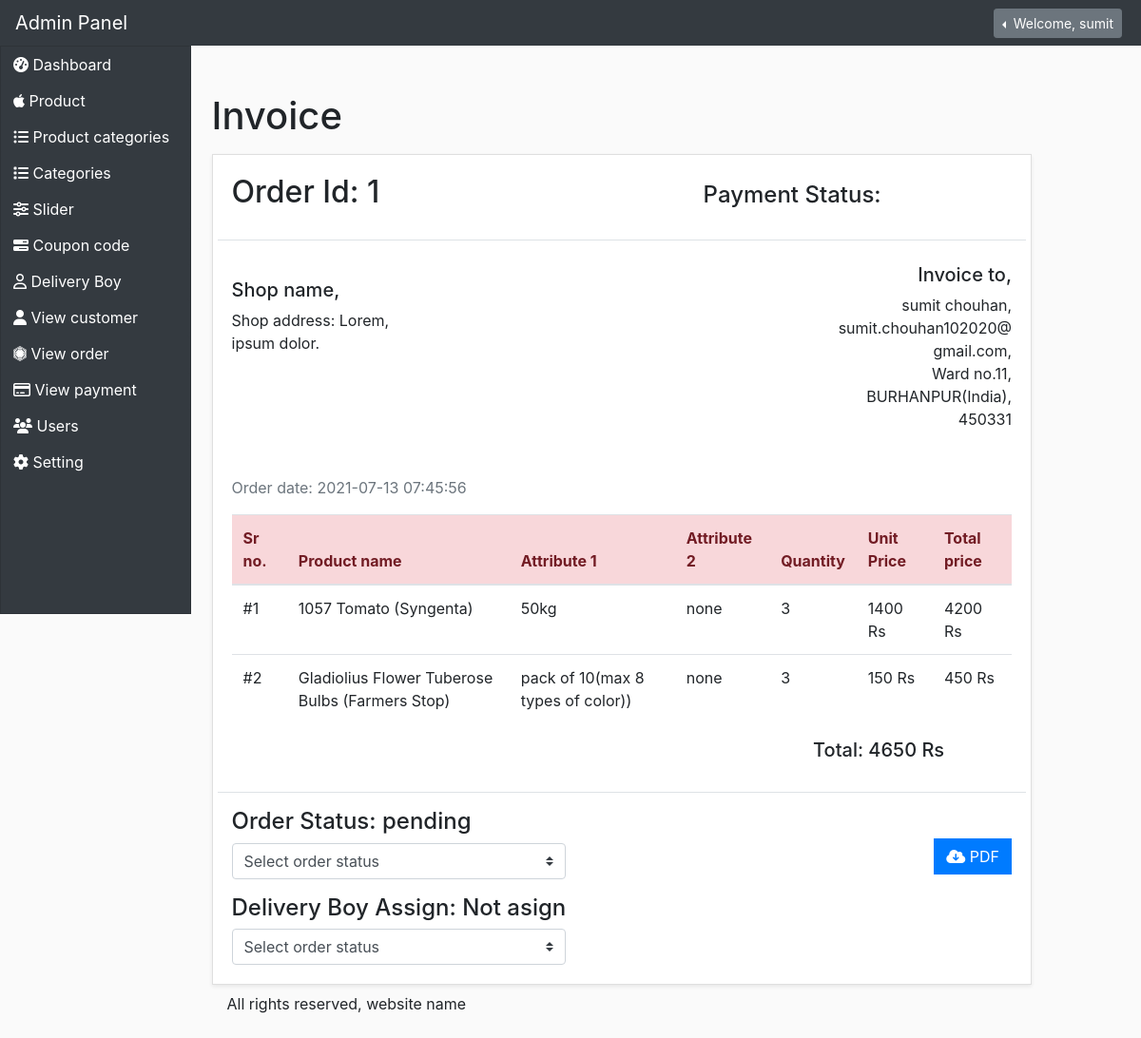
/admin_area/index.php?oid=1 (signed in), run on the app's committed database.
### tables this page shows
CREATE TABLE `orders` (
  `order_id` int(11) NOT NULL,
  `delivery_address` text NOT NULL,
  `city` varchar(255) NOT NULL,
  `mobile_no` bigint(20) NOT NULL,
  `zipcode` int(100) NOT NULL,
  `customer_id` int(11) NOT NULL,
  `invoice_no` bigint(20) NOT NULL,
  `total_amount` int(100) NOT NULL,
  `order_date` timestamp NOT NULL DEFAULT current_timestamp(),
  `payment_status` text NOT NULL,
  `order_status` varchar(255) NOT NULL DEFAULT '6',
  `deliveryboy_id` int(11) NOT NULL,
  `payment_mode` varchar(255) NOT NULL,
  `payment_id` text NOT NULL
);

CREATE TABLE `customers` (
  `cus_id` int(11) NOT NULL,
  `cus_name` varchar(255) NOT NULL,
  `cus_email` varchar(255) NOT NULL,
  `cus_password` text NOT NULL,
  `cus_username` varchar(255) NOT NULL,
  `cus_country` varchar(255) NOT NULL,
  `cus_city` varchar(255) NOT NULL,
  `cus_address` text NOT NULL,
  `cus_contact` int(10) NOT NULL,
  `cus_ip` text DEFAULT NULL,
  `cus_image` varchar(255) NOT NULL,
  `status` int(11) NOT NULL DEFAULT 1,
  `email_status` int(11) NOT NULL DEFAULT 0,
  `time&date` timestamp NOT NULL DEFAULT current_timestamp()
);

CREATE TABLE `order_details` (
  `id` int(11) NOT NULL,
  `order_id` int(11) NOT NULL,
  `product_id` int(11) NOT NULL,
  `attribute_id` int(11) NOT NULL,
  `qty` int(100) NOT NULL
);

CREATE TABLE `products` (
  `product_id` int(11) NOT NULL,
  `product_name` varchar(255) NOT NULL,
  `product_p_cat_id` int(11) NOT NULL,
  `product_cat_id` int(11) NOT NULL,
  `product_crea_time` timestamp NOT NULL DEFAULT current_timestamp(),
  `product_img1` varchar(255) NOT NULL,
  `product_img2` varchar(255) NOT NULL,
  `product_img3` varchar(255) NOT NULL,
  `product_price` int(10) NOT NULL,
  `product_desc` text NOT NULL,
  `product_keyword` varchar(255) NOT NULL
);

CREATE TABLE `product_attribute` (
  `attribute_id` int(11) NOT NULL,
  `product_id` int(11) NOT NULL,
  `product_size` varchar(100) NOT NULL,
  `product_color` varchar(100) NOT NULL,
  `product_price` int(100) NOT NULL,
  `added_on` timestamp NOT NULL DEFAULT current_timestamp()
);

CREATE TABLE `order_status` (
  `id` int(11) NOT NULL,
  `status` varchar(255) NOT NULL
);

### admin_area/functions/function.php (called while the page is built, shortened)
<?php
include "includes/db.php";
function getOrderById($oid){
    global $conn;
    $get_orders="select orders.*,order_status.status,deliveryboy.name,deliveryboy.contact_no,customers.cus_name,customers.cus_email,customers.cus_username,customers.cus_country from
    orders,customers ,order_status,deliveryboy where customers.cus_id=orders.customer_id and order_status.id=orders.order_status and orders.order_id='$oid'";
    return $row_order=mysqli_fetch_assoc(mysqli_query($conn,$get_orders));
}
function getOrderDetailsById($oid){
    global $conn;
    $get_order_attr="select products.product_name,products.product_img1,product_attribute.product_size,product_attribute.product_color,product_attribute.product_price,order_details.qty from products,product_attribute,order_details where products.product_id=order_details.product_id and product_attribute.attribute_id=order_details.attribute_id and order_details.order_id='$oid'";
    $attr=mysqli_fetch_all(mysqli_query($conn,$get_order_attr),MYSQLI_ASSOC);
    return $attr;
}
?>

### admin_area/view_order_history.php (the view, shortened to what this page needs)
<?php
if(isset($_GET['oid']) && isset($_SESSION['admin'])){
    $getOrderById=getOrderById($_GET['oid']);
    $getDeliveryBoyById=getDeliveryBoyById($_GET['oid']);
    $getOrderDetailsById=getOrderDetailsById($_GET['oid']);
?>
<div class="container-fluid">
    <h1 class="mb-3">Invoice</h1>
    <div class="card shadow-sm">
        <div class="card-body">
            <div class="row border-bottom">
                <div class="col-md-3">
                    <h2>Order Id: <?php echo $_GET['oid']; ?></h2>
                </div>
                <div class="col-md-5 offset-md-4 pb-4">
                    <h4 class="float-left pt-2">Payment Status:</h4>
                </div>
            </div>
            <div class="row pt-4 pb-5">
                <div class="col-md-3">
                    <div class="pt-3">
                        <h5>Shop name,</h5>
                        <p>Shop address: Lorem, ipsum dolor.</p>
                    </div>
                </div>
                <div class="col-md-3 offset-md-6">
                    <h5 class="text-right">Invoice to,</h5>
                    <div>
                        <p class="text-right mb-0"><?php echo $getOrderById['cus_name'] ?>,</p>
                        <p class="text-right mb-0"><?php echo $getOrderById['cus_email'] ?>,</p>
                        <p class="text-right mb-0"><?php echo $getOrderById['delivery_address'] ?>,</p>
                        <p class="text-right mb-0"><?php echo $getOrderById['city']."(".ucfirst($getOrderById['cus_country']).")" ?>,</p>
                        <p class="text-right mb-0"><?php echo $getOrderById['zipcode'] ?></p>
                    </div>
                </div>
            </div>
            <div class="order_details">
                <p class="text-muted">Order date: <?php echo $getOrderById['order_date']; ?></p>
                <table class="table table-hover">
                    <thead class="alert-danger">
                        <tr>
                            <th>Sr no.</th>
                            <th>Product name</th>
                            <th>Attribute 1</th>
                            <th>Attribute 2</th>
                            <th>Quantity</th>
                            <th>Unit Price</th>
                            <th>Total price</th>
                        </tr>
                    </thead>
                    <tbody>
                    <?php $i=1;
                    foreach($getOrderDetailsById as $list){ ?>
                        <tr>
                            <td>#<?php echo $i; ?></td>
                            <td><?php echo $list['product_name'] ?></td>
                            <td><?php echo $list['product_size'] ?></td>
                            <td><?php echo $list['product_color'] ?></td>
                            <td><?php echo $list['qty'] ?></td>
                            <td><?php echo $list['product_price'] ?> Rs</td>
                            <td><?php echo $list['product_price']*$list['qty'] ?> Rs</td>
                        </tr>
                    <?php $i++;} ?>
                    </tbody>
                </table>
                <div class="row border-bottom pb-4"><div class="col-md-11 h5 text-right">Total:  <?php echo $getOrderById['total_amount'] ?> Rs</div></div>
                <div class="d-inline float-left pt-3">
                        <p class="h4">Order Status: <?php echo $getOrderById['status'] ?></p>
                        <select name="order_status" id="order_status" onchange="orderStatus(<?php echo $_GET['oid']; ?>)" class="custom-select mb-3">
                            <option value="">Select order status</option>
                        </select>
                        <p class="h4">Delivery Boy Assign: <?php if($getOrderById['deliveryboy_id']>0){echo ucfirst($getDeliveryBoyById['name'])."(".$getDeliveryBoyById['contact_no'].")"; }else{echo "Not asign"; } ?></p>
                        <select name="deliveryboy" id="deliveryboy" class="custom-select" onchange="deliveryboy(<?php echo $_GET['oid'] ?>)">
                            <option value="">Select order status</option>
                        </select>
                </div>
                <a href="" class="btn btn-primary rounded-0 mt-5 float-right"><i class="fa fa-cloud-download"></i> PDF</a>
            </div>
        </div>
    </div>
    <p class="pl-3 mt-2 mb-4">All rights reserved, website name</p>
</div>
<?php } ?>

### admin_area/css/style.css (style rules this page uses)
.container-fluid { background-color: rgb(250, 250, 250); }
.container-fluid .row .card { border-radius:0px; }

### data on the page
orders: customer.cus_name "sumit chouhan", customer.cus_email "sumit.chouhan102020@gmail.com", delivery_address "Ward no.11", city "BURHANPUR", customer.cus_country "India", zipcode "450331", order_date "2021-07-13 07:45:56", total_amount "4650", order_status.status "pending"
order_details: product.product_name "1057 Tomato (Syngenta)", attribute.product_size "50kg", attribute.product_color "none", qty "3", attribute.product_price "1400", $list['product_price']*$list['qty'] "4200"
order_details: product.product_name "Gladiolius Flower Tuberose Bulbs (Farmers Stop)", attribute.product_size "pack of 10(max 8 types of color))", attribute.product_color "none", qty "3", attribute.product_price "150", $list['product_price']*$list['qty'] "450"

### other printed values
$_SESSION['admin'] "sumit"
$_GET['oid'] "1"
